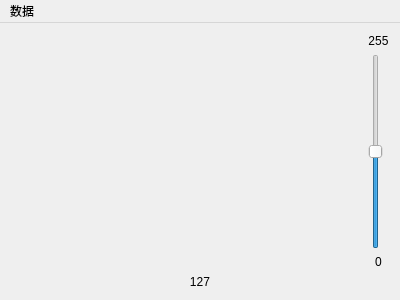
<?xml version="1.0" encoding="UTF-8"?>
<ui version="4.0">
 <class>MainWindow</class>
 <widget class="QMainWindow" name="MainWindow">
  <property name="geometry">
   <rect>
    <x>0</x>
    <y>0</y>
    <width>400</width>
    <height>300</height>
   </rect>
  </property>
  <property name="windowTitle">
   <string>二维等值线</string>
  </property>
  <widget class="QWidget" name="centralWidget">
   <layout class="QVBoxLayout" name="verticalLayout_2">
    <item>
     <layout class="QHBoxLayout" name="horizontalLayout" stretch="1,0">
      <item>
       <widget class="QVTKWidget" name="vtkWidget" native="true"/>
      </item>
      <item>
       <layout class="QVBoxLayout" name="verticalLayout">
        <item>
         <widget class="QLabel" name="maxValueLabel">
          <property name="text">
           <string>255</string>
          </property>
          <property name="alignment">
           <set>Qt::AlignCenter</set>
          </property>
         </widget>
        </item>
        <item>
         <widget class="QSlider" name="valueVerticalSlider">
          <property name="minimum">
           <number>0</number>
          </property>
          <property name="maximum">
           <number>255</number>
          </property>
          <property name="value">
           <number>127</number>
          </property>
          <property name="orientation">
           <enum>Qt::Vertical</enum>
          </property>
         </widget>
        </item>
        <item>
         <widget class="QLabel" name="minValueLabel">
          <property name="text">
           <string>0</string>
          </property>
          <property name="alignment">
           <set>Qt::AlignCenter</set>
          </property>
         </widget>
        </item>
       </layout>
      </item>
     </layout>
    </item>
    <item>
     <widget class="QLabel" name="selectedValueLabel">
      <property name="text">
       <string>127</string>
      </property>
      <property name="alignment">
       <set>Qt::AlignCenter</set>
      </property>
     </widget>
    </item>
   </layout>
  </widget>
  <widget class="QMenuBar" name="menuBar">
   <property name="geometry">
    <rect>
     <x>0</x>
     <y>0</y>
     <width>400</width>
     <height>23</height>
    </rect>
   </property>
   <widget class="QMenu" name="menu">
    <property name="title">
     <string>数据</string>
    </property>
    <addaction name="selectDataFileAction"/>
   </widget>
   <addaction name="menu"/>
  </widget>
  <action name="selectDataFileAction">
   <property name="text">
    <string>选择数据文件</string>
   </property>
  </action>
 </widget>
 <layoutdefault spacing="6" margin="11"/>
 <customwidgets>
  <customwidget>
   <class>QVTKWidget</class>
   <extends>QWidget</extends>
   <header>QVTKWidget.h</header>
   <container>1</container>
  </customwidget>
 </customwidgets>
 <resources/>
 <connections/>
</ui>
